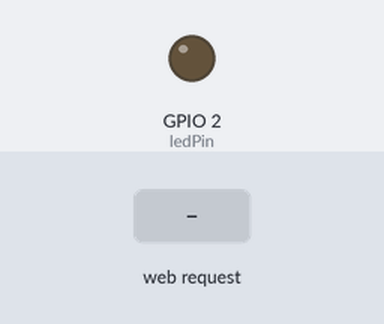
The sketch below on a simulated ESP32. On the bench: output pins drawn as LEDs (lit = HIGH). Inputs (shaded band) come from the test bench. WiFi joins after 1.5 s; servers stay silent unless stated; what the sketch prints to the serial monitor is not drawn.

Above: at 3.7 s.
3.8 s: HTTP request GET /api/on received
At 5.0 s:
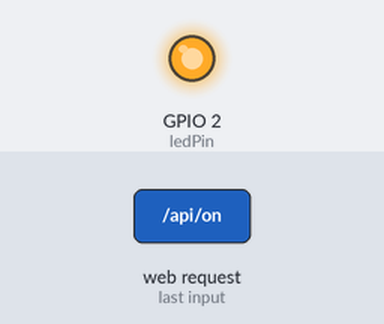
5.3 s: HTTP request GET /api/off received
At 6.3 s:
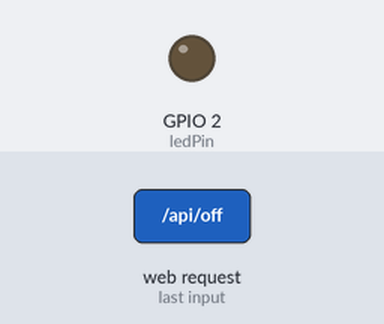
Timing chart, 0 to 8.3 s (numbered marks = the images above; inputs shaded):
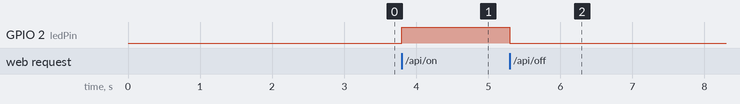

Measured:
- after the input at 3.8 s, GPIO 2 (ledPin): LOW → HIGH at once
- after the input at 5.3 s, GPIO 2 (ledPin): HIGH → LOW at once

The sketch:

task1_web_led.ino
```cpp
// Task 1 - ESP32 Web Server & HTML LED Control
// Board: ESP32 DevKit | Onboard LED on GPIO2 (active HIGH)
#include <WiFi.h>
#include <WebServer.h>

const char* ssid     = "YOUR_WIFI_SSID";      // 2.4 GHz network only
const char* password = "YOUR_WIFI_PASSWORD";

WebServer server(80);
const int ledPin = 2;
bool ledState = false;

// ---- HTML interface served by the ESP32 ----
const char PAGE[] PROGMEM = R"rawliteral(
<!DOCTYPE html>
<html lang="en"><head>
<meta charset="UTF-8"><meta name="viewport" content="width=device-width, initial-scale=1">
<title>ESP32 LED</title>
<style>
  body{font-family:Arial;text-align:center;margin-top:60px;background:#f2f2f2}
  button{width:120px;height:50px;font-size:20px;margin:10px;border:none;border-radius:6px;color:#fff;cursor:pointer}
  .on{background:#28a745} .off{background:#dc3545}
</style></head><body>
<h1>ESP32 HTTP Web Server</h1>
<h2>LED Status: <span id="state">...</span></h2>
<button class="on"  onclick="send('on')">ON</button>
<button class="off" onclick="send('off')">OFF</button>
<script>
  // The page talks to the ESP32 with plain HTTP requests (fetch -> /api/...)
  async function send(cmd){ await fetch('/api/' + cmd); refresh(); }
  async function refresh(){
    const s = (await (await fetch('/api/status')).text()).trim();
    document.getElementById('state').textContent = s;
  }
  refresh(); setInterval(refresh, 500);   // poll status every 500 ms
</script></body></html>
)rawliteral";

void handleRoot()   { server.send_P(200, "text/html", PAGE); }
void handleOn()     { digitalWrite(ledPin, HIGH); ledState = true;  server.send(200, "text/plain", "ON");  Serial.println("LED turned ON"); }
void handleOff()    { digitalWrite(ledPin, LOW);  ledState = false; server.send(200, "text/plain", "OFF"); Serial.println("LED turned OFF"); }
void handleStatus() { server.send(200, "text/plain", ledState ? "ON" : "OFF"); }

void setup() {
  Serial.begin(115200);
  delay(1000);
  pinMode(ledPin, OUTPUT);
  digitalWrite(ledPin, LOW);

  WiFi.begin(ssid, password);
  Serial.print("Connecting to WiFi");
  while (WiFi.status() != WL_CONNECTED) { delay(500); Serial.print("."); }
  Serial.println("\nWiFi connected!");
  Serial.print("IP address: ");
  Serial.println(WiFi.localIP());

  server.on("/", handleRoot);
  server.on("/api/on", handleOn);
  server.on("/api/off", handleOff);
  server.on("/api/status", handleStatus);
  server.begin();
  Serial.println("Web server started on port 80");
}

void loop() {
  server.handleClient();
}
```
